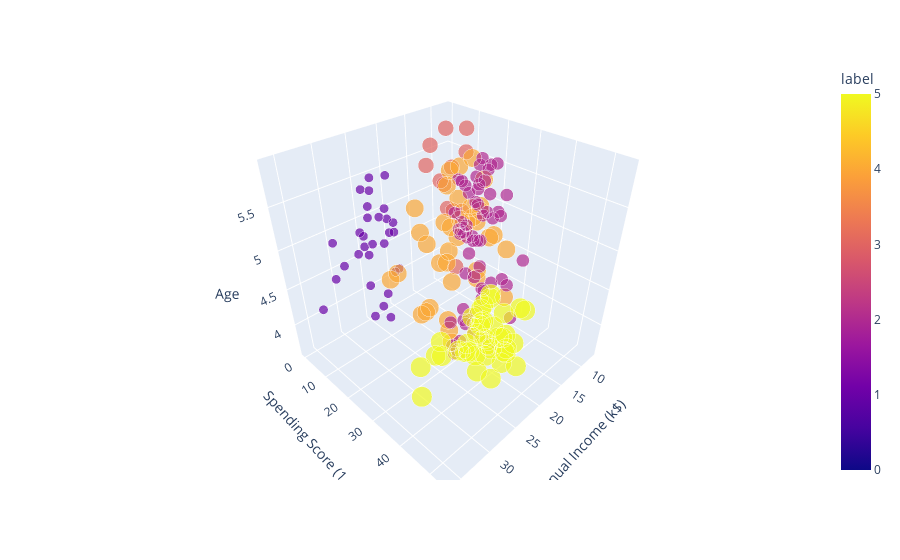

Notebook code cell kept with this figure:
### Markdown cell above
## Visualising the clusters for Age, Annual Income and Spending Score (KMeans Model)

### Code cell
fig = px.scatter_3d(X4, x="Annual Income (k$)", y="Spending Score (1-100)", z="Age",
                    color='label', size='label')
fig.show()

### Figure 1 — Plotly figure (JSON) as saved in the notebook; plotly's stock layout.template omitted (floating-point values rounded to 4 significant figures; data arrays with more than 128 entries replaced by an {"elided": "..."} marker saying what was removed)
{"data": [{"hovertemplate": "Annual Income (k$)=%{x}<br>Spending Score (1-100)=%{y}<br>Age=%{z}<br>label=%{marker.color}<extra></extra>", "legendgroup": "", "marker": {"color": {"elided": "200 int values"}, "coloraxis": "coloraxis", "size": {"elided": "200 int values"}, "sizemode": "area", "sizeref": 0.0125, "symbol": "circle"}, "mode": "markers", "name": "", "scene": "scene", "showlegend": false, "type": "scatter3d", "x": {"elided": "200 float values"}, "y": {"elided": "200 float values"}, "z": {"elided": "200 float values"}}], "layout": {"coloraxis": {"colorbar": {"title": {"text": "label"}}, "colorscale": [[0, "#0d0887"], [0.1111, "#46039f"], [0.2222, "#7201a8"], [0.3333, "#9c179e"], [0.4444, "#bd3786"], [0.5556, "#d8576b"], [0.6667, "#ed7953"], [0.7778, "#fb9f3a"], [0.8889, "#fdca26"], [1, "#f0f921"]]}, "legend": {"itemsizing": "constant", "tracegroupgap": 0}, "margin": {"t": 60}, "scene": {"domain": {"x": [0, 1], "y": [0, 1]}, "xaxis": {"title": {"text": "Annual Income (k$)"}}, "yaxis": {"title": {"text": "Spending Score (1-100)"}}, "zaxis": {"title": {"text": "Age"}}}}}
